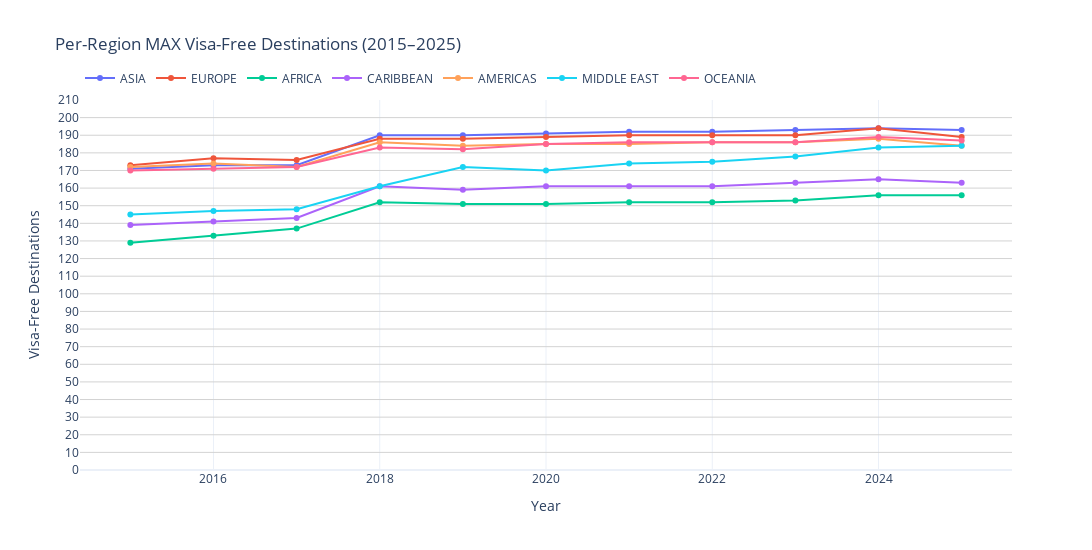

Notebook cell for this chart:
### Code cell
fig_reg_max = go.Figure()
for r in regions:
    df_r = rows_max_r[rows_max_r['region'] == r].sort_values('year')
    fig_reg_max.add_trace(go.Scatter(
        x=df_r['year'], y=df_r['max_vf'],
        mode='lines+markers',
        name=r,
        line=dict(),  # stylistic: differentiate from MIN plot
        marker_color=region_colors[r],
        customdata=df_r['max_country'],
        hovertemplate=(
            'Year: %{x}'
            '<br>Region: ' + r +
            '<br>Max: %{y}'
            '<br>Country: %{customdata}<extra></extra>'
        )
    ))

fig_reg_max.update_layout(
    title='Per-Region MAX Visa-Free Destinations (2015–2025)',
    xaxis_title='Year',
    yaxis_title='Visa-Free Destinations',
    yaxis=dict(range=[0,210], dtick=10, showgrid=True, gridcolor='lightgrey'),
    template='plotly_white',
    width=1200, height=550,
    legend=dict(orientation='h', yanchor='bottom', y=1.02, xanchor='left', x=0)
)
fig_reg_max.show()

### Figure 1 — Plotly figure (JSON) as saved in the notebook; plotly's stock layout.template omitted (floating-point values rounded to 4 significant figures)
{"data": [{"customdata": ["Japan", "Japan", "Singapore", "Japan", "Japan", "Japan", "Japan", "Japan", "Japan", "Japan", "Singapore"], "hovertemplate": "Year: %{x}<br>Region: ASIA<br>Max: %{y}<br>Country: %{customdata}<extra></extra>", "marker": {"color": "#636EFA"}, "mode": "lines+markers", "name": "ASIA", "type": "scatter", "x": [2015, 2016, 2017, 2018, 2019, 2020, 2021, 2022, 2023, 2024, 2025], "y": [171, 173, 173, 190, 190, 191, 192, 192, 193, 194, 193]}, {"customdata": ["Germany", "Germany", "Germany", "France", "Finland", "Germany", "Germany", "Germany", "Germany", "France", "Denmark"], "hovertemplate": "Year: %{x}<br>Region: EUROPE<br>Max: %{y}<br>Country: %{customdata}<extra></extra>", "marker": {"color": "#EF553B"}, "mode": "lines+markers", "name": "EUROPE", "type": "scatter", "x": [2015, 2016, 2017, 2018, 2019, 2020, 2021, 2022, 2023, 2024, 2025], "y": [173, 177, 176, 188, 188, 189, 190, 190, 190, 194, 189]}, {"customdata": ["Seychelles", "Seychelles", "Seychelles", "Seychelles", "Seychelles", "Seychelles", "Seychelles", "Seychelles", "Seychelles", "Seychelles", "Seychelles"], "hovertemplate": "Year: %{x}<br>Region: AFRICA<br>Max: %{y}<br>Country: %{customdata}<extra></extra>", "marker": {"color": "#00CC96"}, "mode": "lines+markers", "name": "AFRICA", "type": "scatter", "x": [2015, 2016, 2017, 2018, 2019, 2020, 2021, 2022, 2023, 2024, 2025], "y": [129, 133, 137, 152, 151, 151, 152, 152, 153, 156, 156]}, {"customdata": ["Bahamas", "Barbados", "Barbados", "Barbados", "Barbados", "Barbados", "Barbados", "Barbados", "Barbados", "Barbados", "Barbados"], "hovertemplate": "Year: %{x}<br>Region: CARIBBEAN<br>Max: %{y}<br>Country: %{customdata}<extra></extra>", "marker": {"color": "#AB63FA"}, "mode": "lines+markers", "name": "CARIBBEAN", "type": "scatter", "x": [2015, 2016, 2017, 2018, 2019, 2020, 2021, 2022, 2023, 2024, 2025], "y": [139, 141, 143, 161, 159, 161, 161, 161, 163, 165, 163]}, {"customdata": ["United States", "United States", "United States", "United States", "Canada", "United States", "United States", "United States", "United States", "Canada", "Canada"], "hovertemplate": "Year: %{x}<br>Region: AMERICAS<br>Max: %{y}<br>Country: %{customdata}<extra></extra>", "marker": {"color": "#FFA15A"}, "mode": "lines+markers", "name": "AMERICAS", "type": "scatter", "x": [2015, 2016, 2017, 2018, 2019, 2020, 2021, 2022, 2023, 2024, 2025], "y": [172, 174, 172, 186, 184, 185, 185, 186, 186, 188, 184]}, {"customdata": ["Israel", "Israel", "Israel", "Israel", "United Arab Emirates", "United Arab Emirates", "United Arab Emirates", "United Arab Emirates", "United Arab Emirates", "United Arab Emirates", "United Arab Emirates"], "hovertemplate": "Year: %{x}<br>Region: MIDDLE EAST<br>Max: %{y}<br>Country: %{customdata}<extra></extra>", "marker": {"color": "#19D3F3"}, "mode": "lines+markers", "name": "MIDDLE EAST", "type": "scatter", "x": [2015, 2016, 2017, 2018, 2019, 2020, 2021, 2022, 2023, 2024, 2025], "y": [145, 147, 148, 161, 172, 170, 174, 175, 178, 183, 184]}, {"customdata": ["New Zealand", "New Zealand", "New Zealand", "Australia", "New Zealand", "New Zealand", "New Zealand", "New Zealand", "New Zealand", "Australia", "New Zealand"], "hovertemplate": "Year: %{x}<br>Region: OCEANIA<br>Max: %{y}<br>Country: %{customdata}<extra></extra>", "marker": {"color": "#FF6692"}, "mode": "lines+markers", "name": "OCEANIA", "type": "scatter", "x": [2015, 2016, 2017, 2018, 2019, 2020, 2021, 2022, 2023, 2024, 2025], "y": [170, 171, 172, 183, 182, 185, 186, 186, 186, 189, 187]}], "layout": {"height": 550, "legend": {"orientation": "h", "x": 0, "xanchor": "left", "y": 1.02, "yanchor": "bottom"}, "title": {"text": "Per-Region MAX Visa-Free Destinations (2015–2025)"}, "width": 1200, "xaxis": {"title": {"text": "Year"}}, "yaxis": {"dtick": 10, "gridcolor": "lightgrey", "range": [0, 210], "showgrid": true, "title": {"text": "Visa-Free Destinations"}}}}
